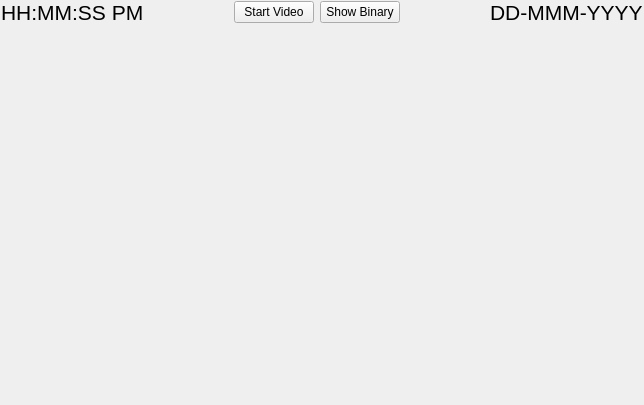
<?xml version="1.0" encoding="UTF-8"?>
<ui version="4.0">
 <class>Form</class>
 <widget class="QWidget" name="Form">
  <property name="geometry">
   <rect>
    <x>0</x>
    <y>0</y>
    <width>644</width>
    <height>405</height>
   </rect>
  </property>
  <property name="windowTitle">
   <string>Form</string>
  </property>
  <widget class="QWidget" name="layoutWidget">
   <property name="geometry">
    <rect>
     <x>1</x>
     <y>0</y>
     <width>642</width>
     <height>404</height>
    </rect>
   </property>
   <layout class="QGridLayout" name="gridLayout_2">
    <item row="0" column="0">
     <layout class="QGridLayout" name="gridLayout">
      <item row="0" column="0">
       <widget class="QLabel" name="currTimeLabel">
        <property name="font">
         <font>
          <pointsize>16</pointsize>
         </font>
        </property>
        <property name="text">
         <string>HH:MM:SS PM</string>
        </property>
       </widget>
      </item>
      <item row="0" column="1">
       <spacer name="horizontalSpacer_2">
        <property name="orientation">
         <enum>Qt::Horizontal</enum>
        </property>
        <property name="sizeHint" stdset="0">
         <size>
          <width>24</width>
          <height>17</height>
         </size>
        </property>
       </spacer>
      </item>
      <item row="0" column="5">
       <widget class="QLabel" name="currDateLabel">
        <property name="font">
         <font>
          <pointsize>16</pointsize>
         </font>
        </property>
        <property name="text">
         <string>DD-MMM-YYYY</string>
        </property>
       </widget>
      </item>
      <item row="0" column="2">
       <widget class="QPushButton" name="startButton">
        <property name="text">
         <string>Start Video</string>
        </property>
        <property name="autoDefault">
         <bool>false</bool>
        </property>
        <property name="default">
         <bool>false</bool>
        </property>
       </widget>
      </item>
      <item row="0" column="3">
       <widget class="QPushButton" name="showBinaryButton">
        <property name="text">
         <string>Show Binary</string>
        </property>
       </widget>
      </item>
      <item row="0" column="4">
       <spacer name="horizontalSpacer_4">
        <property name="orientation">
         <enum>Qt::Horizontal</enum>
        </property>
        <property name="sizeHint" stdset="0">
         <size>
          <width>40</width>
          <height>20</height>
         </size>
        </property>
       </spacer>
      </item>
     </layout>
    </item>
    <item row="1" column="0">
     <widget class="QWidget" name="VidFrame" native="true">
      <property name="minimumSize">
       <size>
        <width>640</width>
        <height>360</height>
       </size>
      </property>
     </widget>
    </item>
   </layout>
  </widget>
 </widget>
 <resources/>
 <connections/>
</ui>
